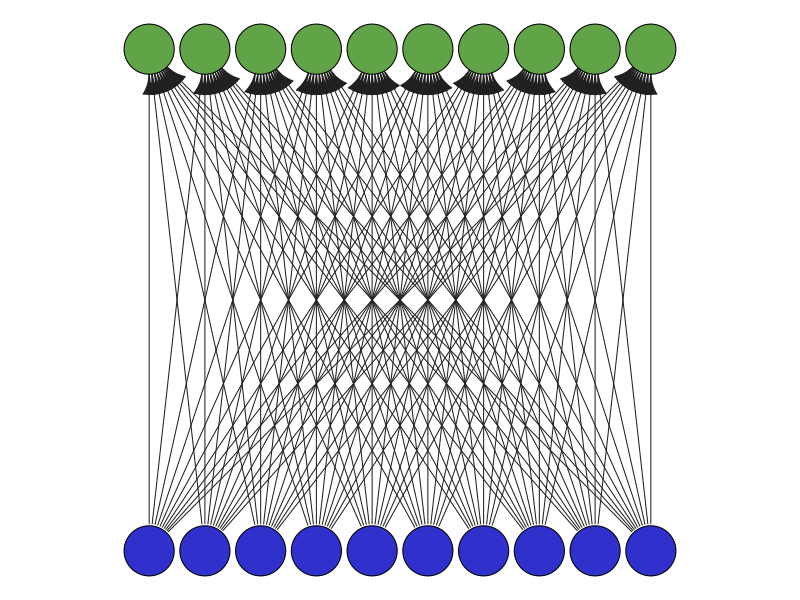
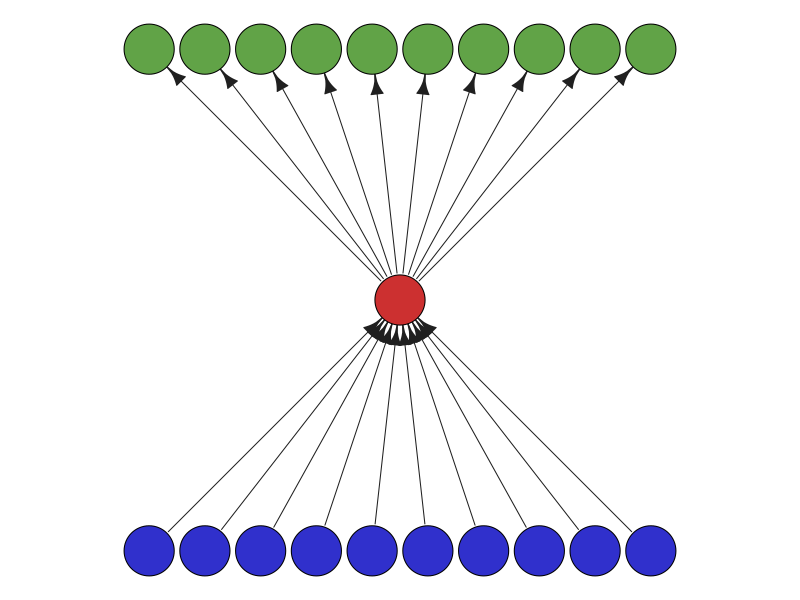
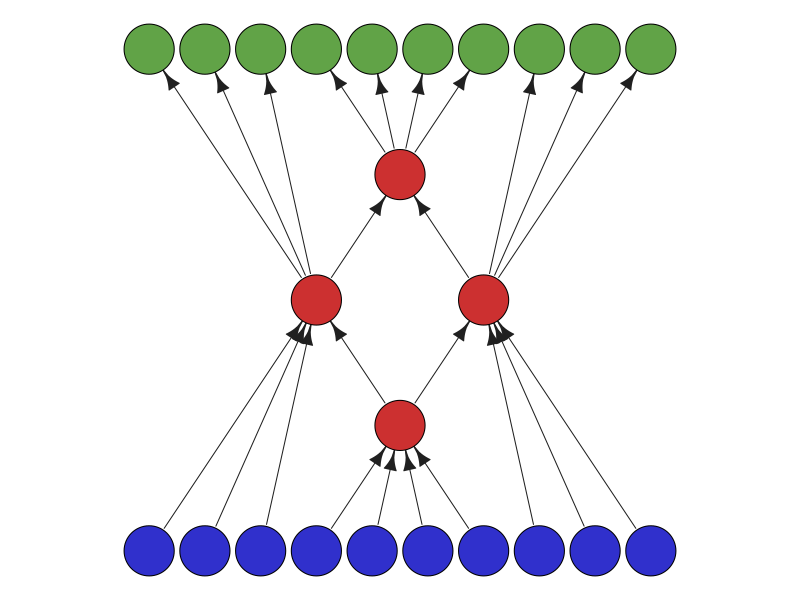
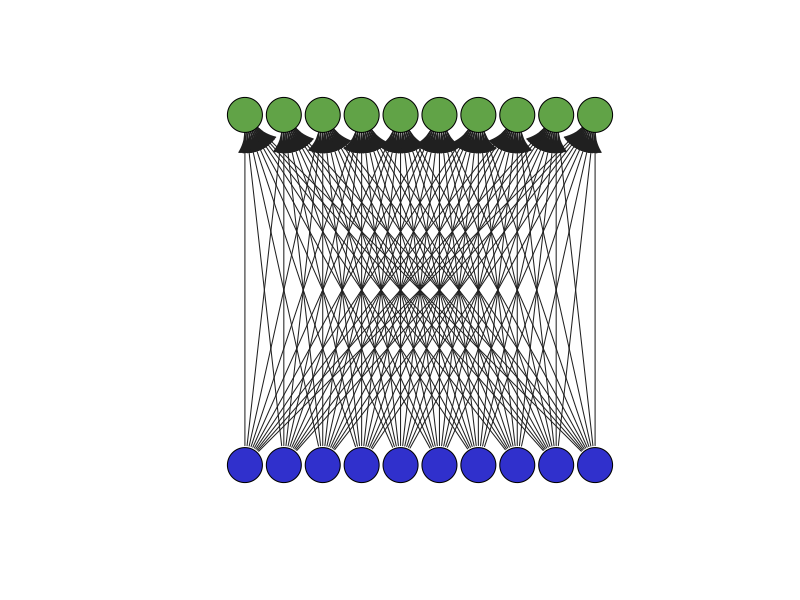
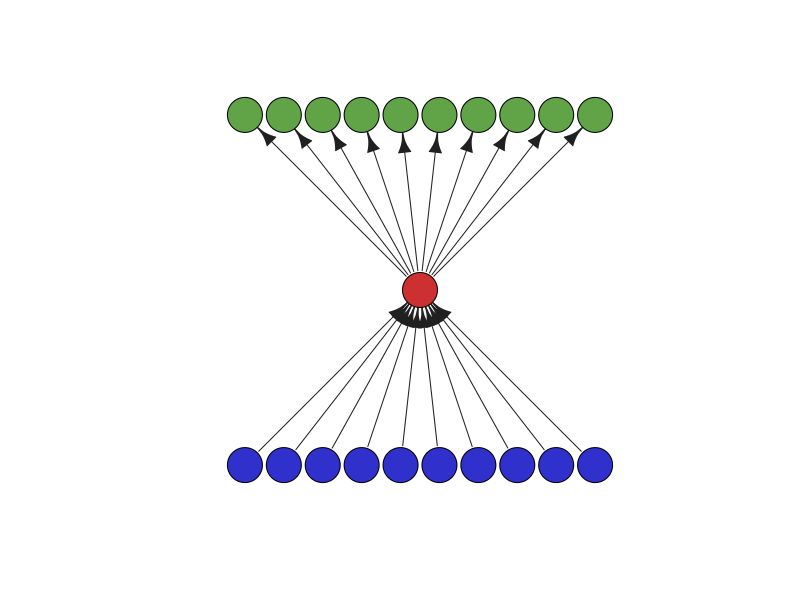
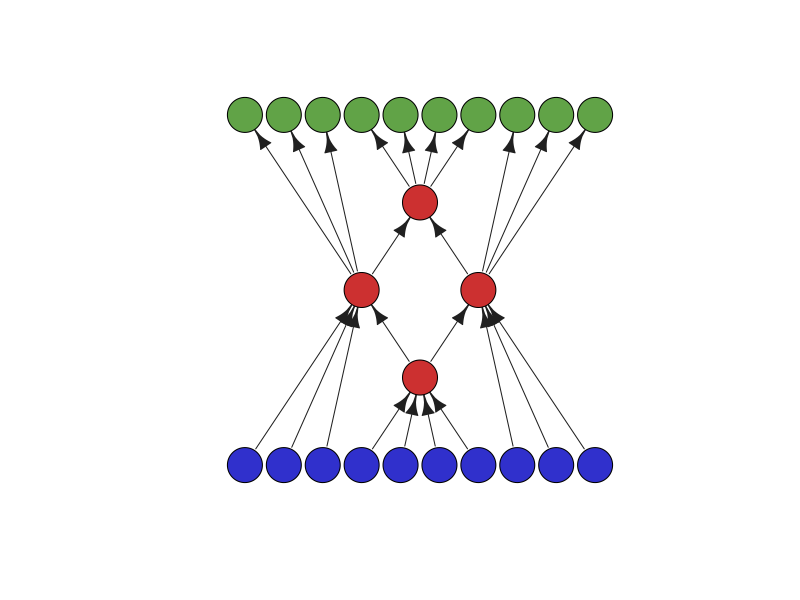

Source code (R) for these figures, in order:

library(igraph)

N <- 10
M <- 10

edges <- c()
for(i in 1:N) {
    for(j in 1:M) {
        edges <- c(edges, c(i,N+j))
    }
}
g1 <- make_bipartite_graph(c(rep(0, N), rep(1, M)), edges, directed = TRUE)
locs1 <- t(sapply(1:N, function(j) { c(j,0) }))
locs2 <- t(sapply(1:M, function(j) { c(j,1) }))
locs_g1 <- rbind(locs1, locs2)
png("g1.png")
par(mar=c(0,0,0,0)+.1)
plot(g1, layout=locs_g1, vertex.label=NA, vertex.color=c(rep("#3030CC", N), rep("#61a347", M)), edge.color="#202020", vertex.size=20)
dev.off()



binding <- N+M+1
edges <- c()
for(i in 1:N) {
    l <- i
    edges <- c(edges, c(l, binding))
}
for(j in 1:M) {
    u <- j + N
    edges <- c(edges, c(binding, u))
}
locs1 <- t(sapply(1:N, function(j) { c(j,0) }))
locs2 <- t(sapply(1:M, function(j) { c(j,1) }))
locsb <- c((1+N)/2, 0.5)
locs_g2 <- rbind(locs1, locs2, locsb)
g2 <- make_graph(edges, directed = TRUE)
png("g2.png")
par(mar=c(0,0,0,0)+.1)
plot(g2, layout=locs_g2, vertex.label=NA, vertex.color=c(rep("#3030CC", N), rep("#61a347", M), rep("#CC3030", 4)), edge.color="#202020", vertex.size=20)
dev.off()


edges <- c()
# U <- list(c(1,2), c(3,4,5), c(6,7))
# L <- lapply(U, function(u) {u+7})
L <- list(c(1,2,3), c(4,5,6,7), c(8,9,10))
U <- lapply(L, function(u) {u+N})
bindingL <- matrix(0, nrow=4, ncol=4)
bindingU <- matrix(0, nrow=4, ncol=4)
bindingL[2,4] <- N+M+1
bindingL[1,2] <- N+M+2
bindingL[2,3] <- N+M+3
bindingU[2,4] <- N+M+4
bindingU[1,2] <- N+M+2
bindingU[2,3] <- N+M+3
for(I in 1:3) {
    for(J in 1:3) {
        if(bindingU[I,J] != 0) {
            UIJ <- setdiff(union(U[[I]], U[[J]]), U[[2]])
            for(u in UIJ) {
                edges <- c(edges, c(bindingU[I,J], u))
            }
        }
        if(bindingL[I,J] != 0) {
            LIJ <- setdiff(union(L[[I]], L[[J]]), L[[2]])
            for(l in LIJ) {
                edges <- c(edges, c(l, bindingL[I,J]))
            }
        }
    }
    if(I == 2) {
        for(u in U[[I]]) {
            edges <- c(edges, c(bindingU[2,4], u))
        }
        for(l in L[[I]]) {
            edges <- c(edges, c(l, bindingL[2,4]))
            c(l, bindingL[2,4])
        }
    }
}
edges <- c(edges, c(bindingL[2,4], bindingL[1,2]))
edges <- c(edges, c(bindingL[2,4], bindingL[2,3]))
edges <- c(edges, c(bindingU[1,2], bindingU[2,4]))
edges <- c(edges, c(bindingU[2,3], bindingU[2,4]))

locs1 <- t(sapply(1:N, function(j) { c(j,0) }))
locs2 <- t(sapply(1:M, function(j) { c(j,1) }))
locsL2 <- c(  (1+N)/2, 0.25)
locs12 <- c(  (1+7)/2, 0.50)
locs23 <- c( (4+10)/2, 0.50)
locsU2 <- c(  (1+N)/2, 0.75)
locs_g3 <- rbind(locs1, locs2, locsL2, locs12, locs23, locsU2)
g3 <- make_graph(edges, directed = TRUE)
png("g3.png")
par(mar=c(0,0,0,0)+.1)
plot(g3, layout=locs_g3, vertex.label=NA, vertex.color=c(rep("#3030CC", N), rep("#61a347", M), rep("#CC3030", 4)), edge.color="#202020", vertex.size=20)
dev.off()

dev.new()
plot(g1, layout=locs_g1, vertex.label=NA, vertex.color=c(rep("#3030CC", N), rep("#61a347", M)), edge.color="#202020", vertex.size=20)
dev.new()
plot(g2, layout=locs_g2, vertex.label=NA, vertex.color=c(rep("#3030CC", N), rep("#61a347", M), rep("#CC3030", 4)), edge.color="#202020", vertex.size=20)
dev.new()
plot(g3, layout=locs_g3, vertex.label=NA, vertex.color=c(rep("#3030CC", N), rep("#61a347", M), rep("#CC3030", 4)), edge.color="#202020", vertex.size=20)





